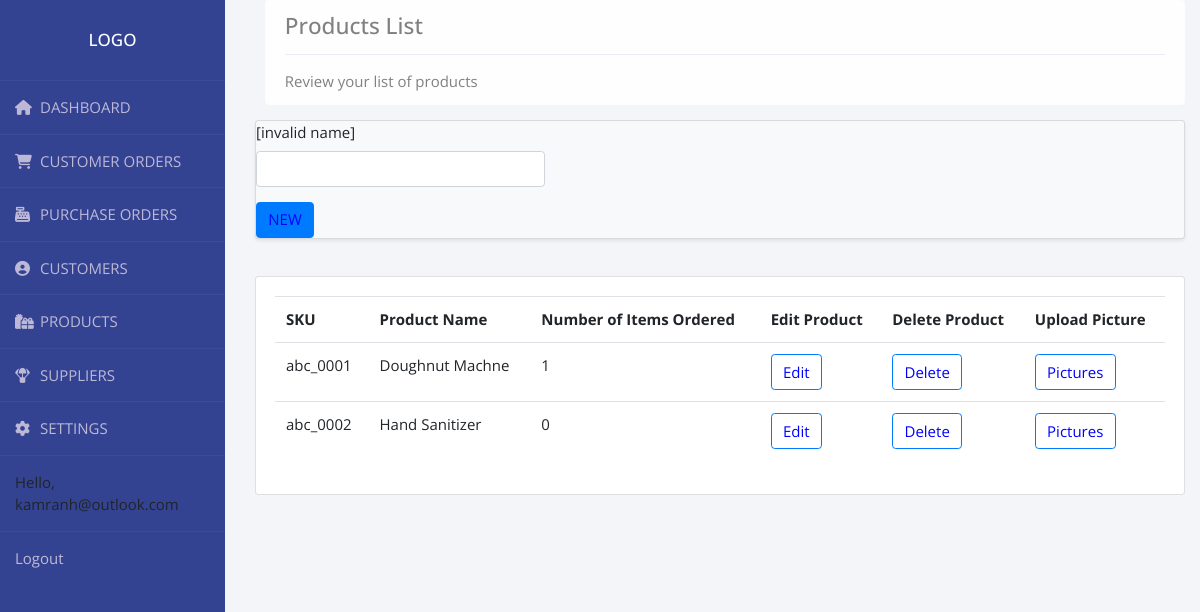
Page /product_list/ (signed in) on the committed database.
### accounts/models.py (models this page shows, shortened)
class User(AbstractBaseUser):
    email = models.EmailField(max_length=255, unique=True)
    active = models.BooleanField(default=True)
    staff = models.BooleanField(default=False)
    admin = models.BooleanField(default=False)
    USERNAME_FIELD = 'email'
    REQUIRED_FIELDS = []
    objects = UserManager()
    def __str__(self):
        return self.email
    @property
    def is_active(self):
        return self.active

class Product(models.Model):
    CATEGORY = (
        ('Sports', 'Sports'),
        ('Fashion', 'Fashion'),
        ('Toys', 'Toys'),
        ('Electronics', 'Electronics'),
        ('Kitchen', 'Kitchen'),
        ('Jewellery', 'Jewellery'),
    )
    name = models.CharField(max_length=200, null=True)
    category = models.CharField(max_length=200, null=True, choices=CATEGORY)
    description = models.CharField(max_length=200, null=True, blank=True)
    r_price = models.FloatField(null=True)
    d_price = models.FloatField(null=True, blank=True, default='')
    start_date = models.DateField(null=True, blank=True, default='')
    end_date = models.DateField(null=True, blank=True, default='')
    tags = models.ManyToManyField(Tag)
    stock = models.IntegerField(null=True)
    min_stock = models.IntegerField(null=True)
    is_active = models.BooleanField(default=False)
    product_sku = models.CharField(max_length=200, null=True)

### accounts/views.py (the view)
# urls.py: path('product_list/', views.product_list, name="product_list"),
@login_required(login_url='login')
def product_list(request):
    product_list = Product.objects.annotate(
        norders=Count('order')).order_by('product_sku')
    myFilter2 = ProductListFilter(request.GET, queryset=product_list)
    product_list = myFilter2.qs
    context = {'product_list': product_list, 'myFilter2': myFilter2}
    return render(request, 'accounts/product_list.html', context)

### accounts/templates/accounts/product_list.html (shortened to what this page needs)
{%  extends 'accounts/main.html' %}
{% load crispy_forms_tags %}
{% block content %}
<br>
<div class="container float-sm-left" style="margin-top: -3rem;margin-right:auto">
	<div class=" alert alert-light " role="alert">
		<h4 class="alert-heading">Products List</h4>
		<hr>
		<p class="mb-0">Review your list of products</p>
	</div>
</div>
<div class="container float-sm-left" style="padding-left:5px;">
	<div class="card bg-light mb-3 shadow-sm">
		<form method="GET">
			<div class="row">
				<div class="col-4">
					{{myFilter2.form | crispy}}
		</form>
		<a class="btn btn-primary sticky-top" name='new_product' href="{% url 'new_product_profile' %}"
			role="button">NEW</a>
	</div>
</div>
</div>
<br>
<div class="card card-body">
	<table class="table">
		<tr>
			<th>SKU</th>
			<th>Product Name</th>
			<th>Number of Items Ordered</th>
			<th>Edit Product</th>
			<th>Delete Product</th>
			<th>Upload Picture</th>
		</tr>
		{% for i in product_list %}
		<tr>
			<td>{{i.product_sku}}</td>
			<td>{{i.name}} </td>
			<td>{{i.norders}}</td>
			<td><a class="btn btn-outline-primary" name="edit_product"
					href="{% url 'edit_product_profile' i.id %}">Edit</a>
			</td>
			<td><a class="btn btn-outline-primary" href="{% url 'delete_product_profile' i.id %}">Delete</a>
			</td>
			<td><a class="btn btn-outline-primary" href="{% url 'product_picture' i.id %}">Pictures</a>
			</td>
		</tr>
		{% endfor %}
	</table>
</div>
</div>
{% endblock content %}

### accounts/templates/accounts/navbar.html (shortened to what this page needs)
{% load static %}
  <nav class="nav flex-column float-left">
    <div class="wrapper">
      <div class="sidebar">
        <h2>Logo</h2>
        <ul>
          <li>
            <a href="{% url 'home' %}"><i class="fas fa-home"></i>DASHBOARD</a>
          </li>
          <li>
            <a href="{% url 'customer_order_list' %}"><i class="fas fa-shopping-cart"></i>CUSTOMER ORDERS</a>
          </li>
          <li>
            <a href=""><i class="fas fa-cash-register"></i>PURCHASE ORDERS</a>
          </li>
          <li>
            <a href="{% url 'customer_list' %}"><i class="fas fa-user-circle"></i>CUSTOMERS</a>
          </li>
          <li>
            <a href="{% url 'product_list' %}"><i class="fas fa-gifts"></i>PRODUCTS</a>
          </li>
          <li>
            <a href=""><i class="fas fa-parachute-box"></i>SUPPLIERS</a>
          </li>
          <li>
            <a href=""><i class="fas fa-cog"></i>SETTINGS</a>
          </li>
          <li>
            <span class="hello-msg">Hello, {{request.user}}</span>
          </li>
          <li>
            <span><a class="hello-msg" href="{% url 'logout' %}">Logout</a></span>
          </li>
        </ul>
      </div>
    </div>
  </nav>

### static/css/main.css (style rules this page uses)
body { background-color: #94d8f7; width: 100%; margin:auto; height:auto; display:block; }

### accounts/templates/accounts/navbar.html (style rules this page uses)
* { margin:0; padding:0; box-sizing: border-box; list-style: none; text-decoration: none; font-family: 'Open Sans', sans-serif; font-size: 15px; }
h2 { font-size: 17px; }
body { background: #f3f5f9; }
.wrapper { display:flex; position: relative; }
.wrapper .sidebar { position: fixed; width: 225px; height: 100%; background: #334391; padding: 30px 0; }
.wrapper .sidebar h2 { color: #fff; text-transform: uppercase; text-align: center; margin-bottom: 30px; }
.wrapper .sidebar ul li { padding: 15px; border-bottom: 1px solid rgba(0,0,0,0,0.05); border-top: 1px solid rgba(225,225,225,0.05); }
.wrapper .sidebar ul li a { color: #bdb8d7; display: block; }
.wrapper .sidebar ul li a .fas { width: 25px; }

### accounts/templates/accounts/product_list.html (style rules this page uses)
.btn { color: blue; }

### rows in the picture
User: user "kamranh@outlook.com"
Product: product_sku "abc_0001", name "Doughnut Machne", norders "1"
Product: product_sku "abc_0002", name "Hand Sanitizer", norders "0"
